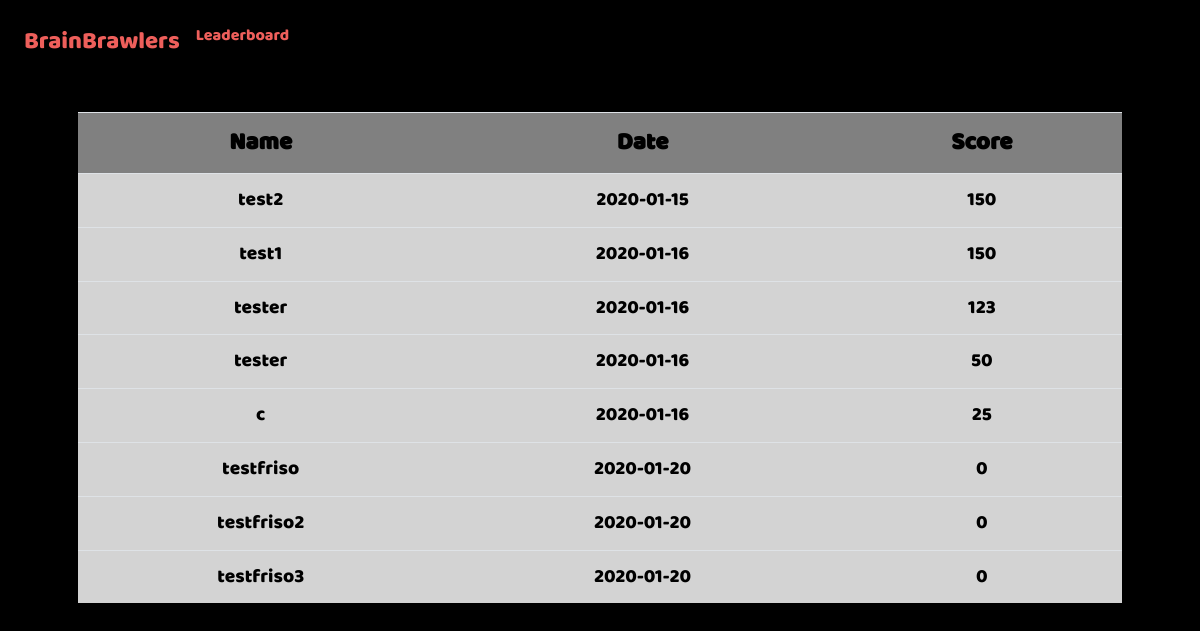
The page /leaderboard on the database as committed earlier.
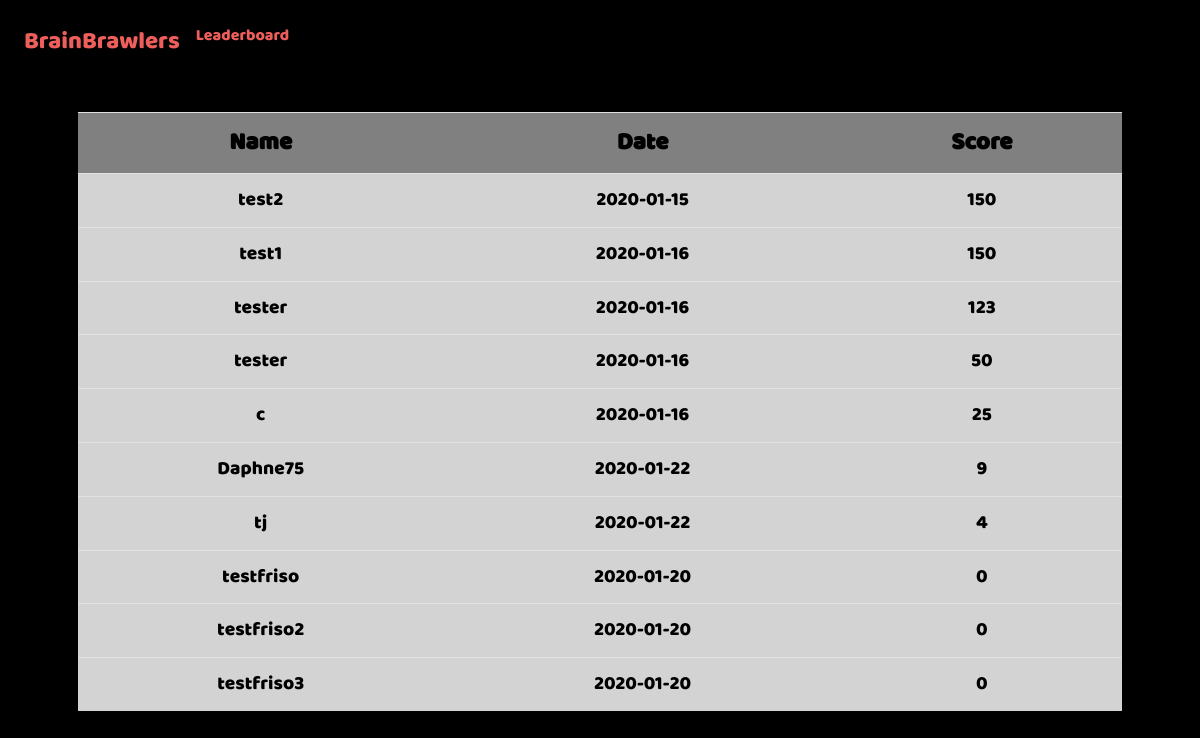
The same page on the database as committed later.
### tables this page shows
CREATE TABLE 'users' ('id' integer PRIMARY KEY AUTOINCREMENT NOT NULL, 'username' text NOT NULL, 'hash' text NOT NULL, 'highscore' integer NOT NULL, 'date'  date NOT NULL DEFAULT CURRENT_DATE  );

### application.py (the view)
@app.route("/leaderboard")
def leaderboard():
    highscores = db.execute("SELECT * FROM users ORDER BY highscore DESC, date;")
    return render_template("game/leaderboard.html", highscores=highscores)

### application.py (called while the page is built)
@app.after_request
def after_request(response):
    response.headers["Cache-Control"] = "no-cache, no-store, must-revalidate"
    response.headers["Expires"] = 0
    response.headers["Pragma"] = "no-cache"
    return response

### templates/game/leaderboard.html (shortened to what this page needs)
{% extends "layout.html" %}
{% block main %}
    <p>
        <br>
        <br>
    </p>
    <table id=table class="table table-striped" style="width:100%">
        <link href="/static/css/leaderboard.css" rel="stylesheet">
        <tr>
            <th>Name</th>
            <th>Date</th>
            <th>Score</th>
        </tr>
    {% for highscore in highscores %}
        <tr>
            <td>{{ highscore.username }}</td>
            <td>{{ highscore.date }}</td>
            <td>{{ highscore.highscore }}</td>
        </tr>
    {% endfor %}
    </table>
{% endblock %}

### templates/layout.html (shortened to what this page needs)
<!DOCTYPE html>
<html lang="en">
    <head>
        <link href="https://maxcdn.bootstrapcdn.com/bootstrap/4.1.3/css/bootstrap.min.css" rel="stylesheet">
        <link href="{{ url_for('static', filename='css/basic_style.css') }}" rel="stylesheet">
    </head>
    <body>
        <nav class="navbar fixed-top navbar-expand-md">
            <div class="collapse navbar-collapse" id="navbar">
                {% if session.user_id %}
                    <ul class="navbar-nav mr-auto mt-2">
                        <li class="nav-item nav-logo"><a class="nav-link" href="/">BrainBrawlers</a></li>
                        <li class="nav-item"><a class="nav-link" href="/leaderboard">Leaderboard</a></li>
                        <li class="nav-item"><a class="nav-link" href="/profile">Profile</a></li>
                    </ul>
                    <ul class="navbar-nav ml-auto mt-2">
                        <li class="nav-item"><a class="nav-link" href="/logout">Log Out</a></li>
                    </ul>
                {% else %}
                    <ul class="navbar-nav mr-auto mt-2">
                        <li class="nav-item nav-logo"><a class="nav-link" href="/">BrainBrawlers</a></li>
                        <li class="nav-item"><a class="nav-link" href="/leaderboard">Leaderboard</a></li>
                    </ul>
                {% endif %}
            </div>
        </nav>
        <main class="container p-5 center">
            {% block main %}{% endblock %}
        </main>
    </body>
</html>

### static/css/basic_style.css (style rules this page uses)
.navbar { background-color: rgba(0,0,0,0.8);; }
.nav-link { color: #ee5f5b; font-family: Baloo Regular, Baloo; }
body { background-color: #000000; }
main { overflow-x: auto; text-align: center; }
.center { color: #ffffff; text-align: center; }
.nav-logo { font-size: 150%; }

### static/css/leaderboard.css (style rules this page uses)
#table { margin-left:auto; margin-right:auto; color: black; font-family: Baloo Regular, Baloo; }
th { background-color: grey; font-size: 150%; font-weight: bold; }
td { background-color: lightgrey; font-size: 120%; }

Rows that differ between the two databases and show on the page:
added users: username "Daphne75", date "2020-01-22", highscore "9"
added users: username "tj", date "2020-01-22", highscore "4"
